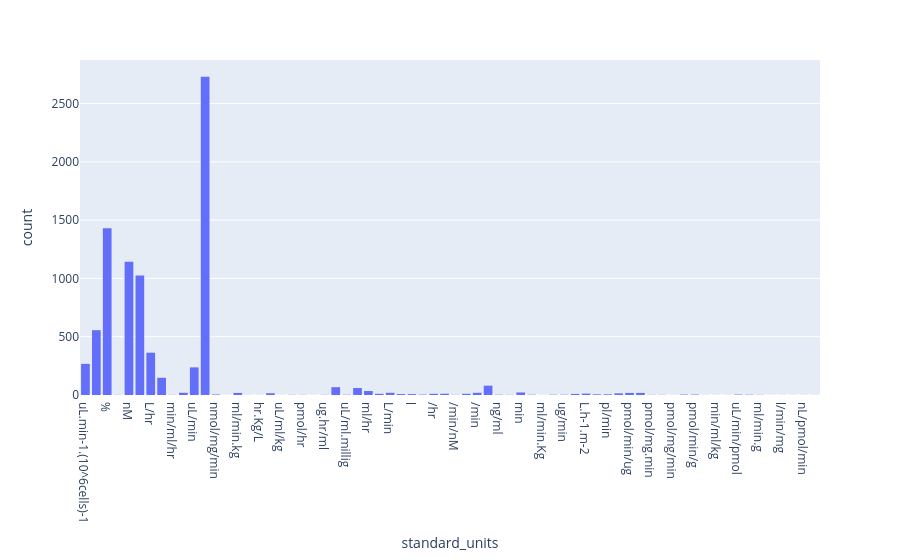

Notebook code cell kept with this figure:
### Code cell
fig = px.histogram(df, x="standard_units")
fig.show()

### Figure 1 — Plotly figure (JSON) as saved in the notebook; plotly's stock layout.template omitted (floating-point values rounded to 4 significant figures; data arrays with more than 128 entries replaced by an {"elided": "..."} marker saying what was removed)
{"data": [{"alignmentgroup": "True", "bingroup": "x", "hovertemplate": "standard_units=%{x}<br>count=%{y}<extra></extra>", "legendgroup": "", "marker": {"color": "#636efa", "pattern": {"shape": ""}}, "name": "", "offsetgroup": "", "orientation": "v", "showlegend": false, "type": "histogram", "x": {"elided": "9514 str values"}, "xaxis": "x", "yaxis": "y"}], "layout": {"autosize": true, "barmode": "relative", "legend": {"tracegroupgap": 0}, "margin": {"t": 60}, "xaxis": {"anchor": "y", "autorange": true, "domain": [0, 1], "range": [-0.5, 67.5], "title": {"text": "standard_units"}, "type": "category"}, "yaxis": {"anchor": "x", "autorange": true, "domain": [0, 1], "range": [0, 2874.0], "title": {"text": "count"}}}}
